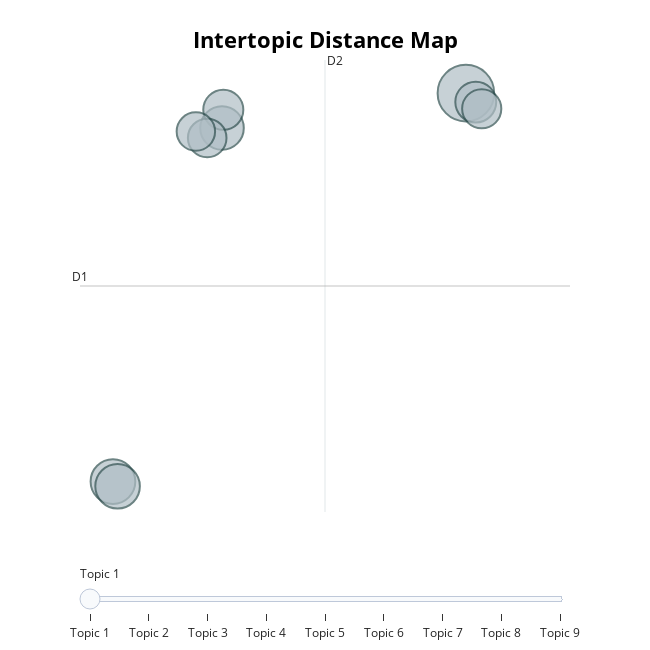

Notebook code for this chart:
### Code cell
topic_model.visualize_topics()

### Figure 1 — Plotly figure (JSON) as saved in the notebook; plotly's stock layout.template omitted (floating-point values rounded to 4 significant figures)
{"data": [{"customdata": [[1, "great | works | good | product | love", 4588], [2, "stud | finder | the | it | to", 2866], [3, "the | to | tire | it | gauge", 2849], [4, "the | and | it | tool | is", 2716], [5, "tool | it | for | gift | he", 2399], [6, "the | to | it | and | for", 2301], [7, "fast | as | product | shipping | described", 2201], [8, "fire | the | to | it | and", 2133], [9, "knives | the | to | and | knife", 2116]], "hovertemplate": "<b>Topic %{customdata[0]}</b><br>Words: %{customdata[1]}<br>Size: %{customdata[2]}", "legendgroup": "", "marker": {"color": "#B0BEC5", "line": {"color": "DarkSlateGrey", "width": 2}, "size": [4588, 2866, 2849, 2716, 2399, 2301, 2201, 2133, 2116], "sizemode": "area", "sizeref": 2.868, "symbol": "circle"}, "mode": "markers", "name": "", "orientation": "v", "showlegend": false, "type": "scatter", "x": [20.04, 7.689, 7.85, 11.5, 20.38, 11.55, 20.59, 10.99, 10.59], "xaxis": "x", "y": [7.802, -5.917, -6.078, 6.57, 7.485, 7.214, 7.251, 6.219, 6.445], "yaxis": "y"}], "layout": {"annotations": [{"showarrow": false, "text": "D1", "x": 6.536, "y": 0.9911, "yshift": 10}, {"showarrow": false, "text": "D2", "x": 15.11, "xshift": 10, "y": 8.972}], "height": 650, "hoverlabel": {"bgcolor": "white", "font": {"family": "Rockwell", "size": 16}}, "legend": {"itemsizing": "constant", "tracegroupgap": 0}, "margin": {"t": 60}, "shapes": [{"line": {"color": "#CFD8DC", "width": 2}, "type": "line", "x0": 15.11, "x1": 15.11, "y0": -6.99, "y1": 8.972}, {"line": {"color": "#9E9E9E", "width": 2}, "type": "line", "x0": 6.536, "x1": 23.68, "y0": 0.9911, "y1": 0.9911}], "sliders": [{"active": 0, "pad": {"t": 50}, "steps": [{"args": [{"marker.color": [["red", "#B0BEC5", "#B0BEC5", "#B0BEC5", "#B0BEC5", "#B0BEC5", "#B0BEC5", "#B0BEC5", "#B0BEC5"]]}], "label": "Topic 1", "method": "update"}, {"args": [{"marker.color": [["#B0BEC5", "red", "#B0BEC5", "#B0BEC5", "#B0BEC5", "#B0BEC5", "#B0BEC5", "#B0BEC5", "#B0BEC5"]]}], "label": "Topic 2", "method": "update"}, {"args": [{"marker.color": [["#B0BEC5", "#B0BEC5", "red", "#B0BEC5", "#B0BEC5", "#B0BEC5", "#B0BEC5", "#B0BEC5", "#B0BEC5"]]}], "label": "Topic 3", "method": "update"}, {"args": [{"marker.color": [["#B0BEC5", "#B0BEC5", "#B0BEC5", "red", "#B0BEC5", "#B0BEC5", "#B0BEC5", "#B0BEC5", "#B0BEC5"]]}], "label": "Topic 4", "method": "update"}, {"args": [{"marker.color": [["#B0BEC5", "#B0BEC5", "#B0BEC5", "#B0BEC5", "red", "#B0BEC5", "#B0BEC5", "#B0BEC5", "#B0BEC5"]]}], "label": "Topic 5", "method": "update"}, {"args": [{"marker.color": [["#B0BEC5", "#B0BEC5", "#B0BEC5", "#B0BEC5", "#B0BEC5", "red", "#B0BEC5", "#B0BEC5", "#B0BEC5"]]}], "label": "Topic 6", "method": "update"}, {"args": [{"marker.color": [["#B0BEC5", "#B0BEC5", "#B0BEC5", "#B0BEC5", "#B0BEC5", "#B0BEC5", "red", "#B0BEC5", "#B0BEC5"]]}], "label": "Topic 7", "method": "update"}, {"args": [{"marker.color": [["#B0BEC5", "#B0BEC5", "#B0BEC5", "#B0BEC5", "#B0BEC5", "#B0BEC5", "#B0BEC5", "red", "#B0BEC5"]]}], "label": "Topic 8", "method": "update"}, {"args": [{"marker.color": [["#B0BEC5", "#B0BEC5", "#B0BEC5", "#B0BEC5", "#B0BEC5", "#B0BEC5", "#B0BEC5", "#B0BEC5", "red"]]}], "label": "Topic 9", "method": "update"}]}], "title": {"font": {"color": "Black", "size": 22}, "text": "<b>Intertopic Distance Map", "x": 0.5, "xanchor": "center", "y": 0.95, "yanchor": "top"}, "width": 650, "xaxis": {"anchor": "y", "domain": [0, 1], "range": [6.536, 23.68], "title": {"text": ""}, "visible": false}, "yaxis": {"anchor": "x", "domain": [0, 1], "range": [-6.99, 8.972], "title": {"text": ""}, "visible": false}}}
